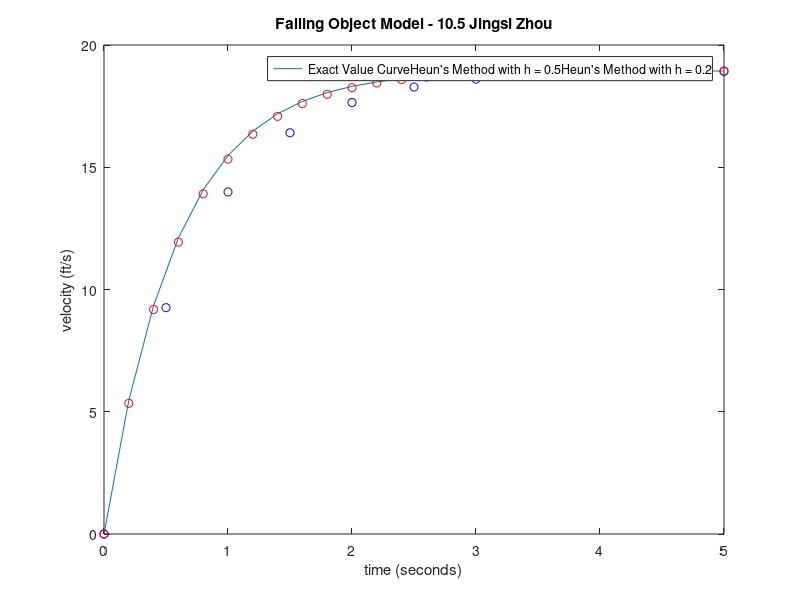

Reproduce this figure in MATLAB.
t = [0:0.2:5];
g = 32.2;
rho = 1.7;
y = (-32.2/1.7).*exp(-rho.*t) + g/rho;
a1 = plot(t,y);
xlabel('time (seconds)')
ylabel('velocity (ft/s)')
title('Falling Object Model - 10.5 Jingsi Zhou')
hold on
p = 1;
% h = 0.5;
heun_5 = [0];
y_i = 0;
for t = [0:0.5:5]
    yp_begin = -rho*y_i^p + g;
    y_nextpredict = y_i + yp_begin*0.5;
    yp_end = -rho*y_nextpredict^p + g;
    y_avgnext = y_i + ((yp_begin + yp_end)/2)*0.5;
    heun_5(length(heun_5)+1) = y_avgnext;
    y_i = y_avgnext;
end
t2 = [0:0.5:5];
a2 = plot(t2, heun_5(1:end-1), "ob")
% h = 0.2;
heun_2 = [0];
y_i = 0;
for t = [0:0.2:5]
    yp_begin = -rho*y_i^p + g;
    y_nextpredict = y_i + yp_begin*0.2;
    yp_end = -rho*y_nextpredict^p + g;
    y_avgnext = y_i + ((yp_begin + yp_end)/2)*0.2;
    heun_2(length(heun_2)+1) = y_avgnext;
    y_i = y_avgnext;
end
t3 = [0:0.2:5];
a3 = plot(t3, heun_2(1:end-1), "or")
M1 = "Exact Value Curve";
M2 = "Heun's Method with h = 0.5";
M3 = "Heun's Method with h = 0.2";
legend([a1,a2,a3], [M1, M2, M3]);
